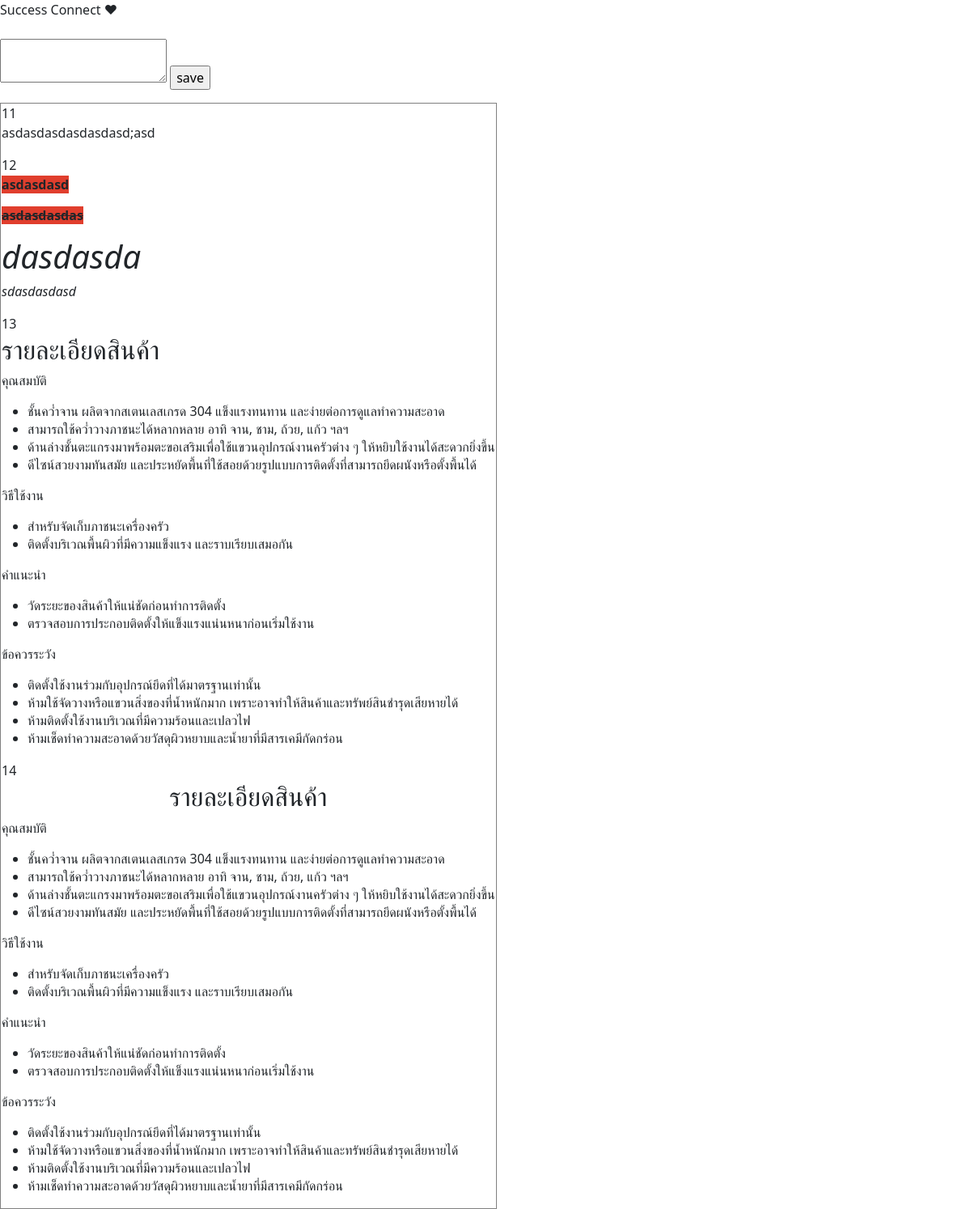
The page /Trash/testdecrip.php on the database its author committed.
### tables this page shows
CREATE TABLE `testdexctrip` (
  `despo` text NOT NULL,
  `descID` int(11) NOT NULL
);

### Trash/testdecrip.php (the view, shortened to what this page needs)
<?php require("conn.php");   ?>
<?php require("bootstrapscrip.php");   ?>
<form action="testdecrip_pc.php" method="post"  >
<textarea name="detail" id="editor1"></textarea>
<input type="submit" value="save">
</form>
<?php
$strSQL = "SELECT * FROM testdexctrip";
$objQuery = mysqli_query($check, $strSQL) or die(mysql_error());
?>
<table border="1">
<?php
  while($objResult = mysqli_fetch_array($objQuery))
  {
  ?>
<tr>
    <td>
<?php echo $objResult["descID"];?>
  </td>
</tr>
<tr>
<td>
<?php echo $objResult["despo"]; ?>
  </td>
</tr>
<?php } ?>
</table>

### rows shown on the page
testdexctrip: descID "11", despo "asdasdasdasdasdasd;asd"
testdexctrip: descID "12", despo "asdasdasd asdasdasdas dasdasda sdasdasdasd"
testdexctrip: descID "13", despo "รายละเอียดสินค้า คุณสมบัติ ชั้นคว่ำจาน ผลิตจากสเตนเลสเกรด 304 แข็งแรงทนทาน และง่ายต่อการดูแลทำความสะอาด สามารถใช้คว่ำวางภาชนะได้หลากหลาย อาทิ จาน, ชาม, ถ้วย, แก้ว ฯลฯ ด้านล่างชั้นตะแกรงมาพร้อมตะขอเสริมเพื่อใช้แขวนอุปกรณ์งานครัวต่าง ๆ ให้หยิบใช้งานได้สะดวกยิ่งขึ้น ดีไซน์สวยงามทันสมัย และประหยัดพื้นที่ใช้สอยด้วยรูปแบบการติดตั้งที่สามารถยึดผนังหรือตั้งพื้นได้ วิธีใช้งาน สำหรับจัดเก็บภาชนะเครื่องครัว ติดตั้งบริเวณพื้นผิวที่มีความแข็งแรง และราบเรียบเสมอกัน คำแนะนำ วัดระยะของสินค้าให้แน่ชัดก่อนทำการติดตั้ง ตรวจสอบการประกอบติดตั้งให้แข็งแรงแน่นหนาก่อนเริ่มใช้งาน ข้อควรระวัง ติดตั้งใช้งานร่วมกับอุปกรณ์ยึดที่ได้มาตรฐานเท่านั้น ห้ามใช้จัดวางหรือแขวนสิ่งของที่น้ำหนักมาก…"
testdexctrip: descID "14", despo "รายละเอียดสินค้า คุณสมบัติ ชั้นคว่ำจาน ผลิตจากสเตนเลสเกรด 304 แข็งแรงทนทาน และง่ายต่อการดูแลทำความสะอาด สามารถใช้คว่ำวางภาชนะได้หลากหลาย อาทิ จาน, ชาม, ถ้วย, แก้ว ฯลฯ ด้านล่างชั้นตะแกรงมาพร้อมตะขอเสริมเพื่อใช้แขวนอุปกรณ์งานครัวต่าง ๆ ให้หยิบใช้งานได้สะดวกยิ่งขึ้น ดีไซน์สวยงามทันสมัย และประหยัดพื้นที่ใช้สอยด้วยรูปแบบการติดตั้งที่สามารถยึดผนังหรือตั้งพื้นได้ วิธีใช้งาน สำหรับจัดเก็บภาชนะเครื่องครัว ติดตั้งบริเวณพื้นผิวที่มีความแข็งแรง และราบเรียบเสมอกัน คำแนะนำ วัดระยะของสินค้าให้แน่ชัดก่อนทำการติดตั้ง ตรวจสอบการประกอบติดตั้งให้แข็งแรงแน่นหนาก่อนเริ่มใช้งาน ข้อควรระวัง ติดตั้งใช้งานร่วมกับอุปกรณ์ยึดที่ได้มาตรฐานเท่านั้น ห้ามใช้จัดวางหรือแขวนสิ่งของที่น้ำหนักมาก…"
